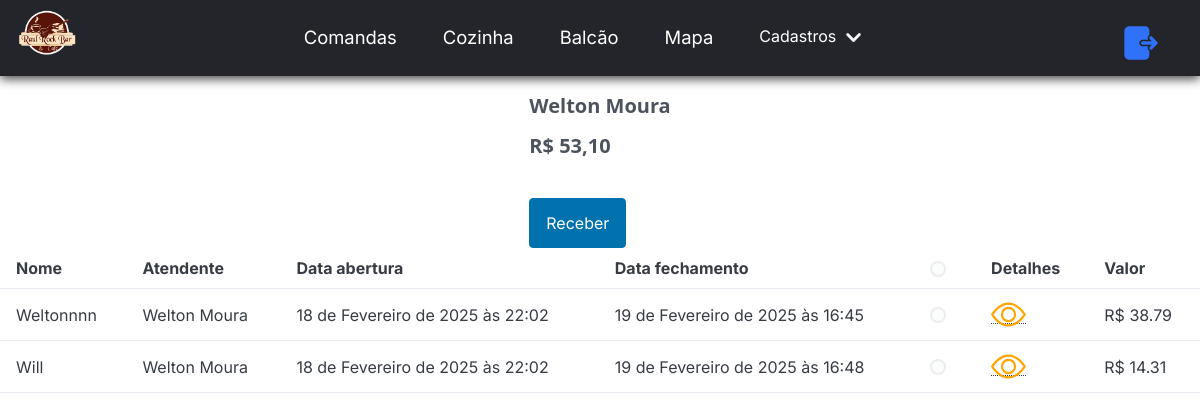
Page /clients/viewClient/3 on the earlier database version.
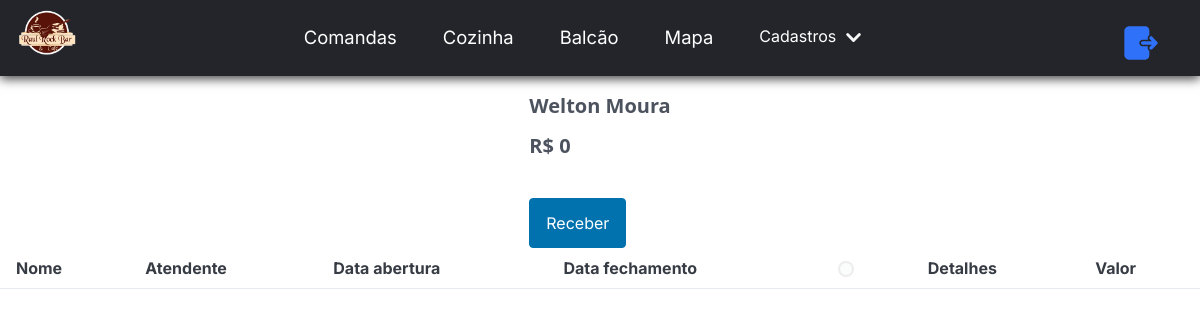
Same page on the later database version.
### clients/models.py (models this page shows, shortened)
class Client(models.Model):
    id = models.AutoField(primary_key=True)
    name = models.CharField(max_length=255)
    debt = models.DecimalField(max_digits=10, decimal_places=2)
    created_at = models.DateTimeField(auto_now_add=True)
    active = models.BooleanField(default=True)
    contact = models.CharField(max_length=255, null=True, blank=True)

### comandas/models.py (models this page shows, shortened)
class Comanda(models.Model):
    id = models.AutoField(primary_key=True)
    mesa = models.ForeignKey(Mesa, on_delete=models.CASCADE)
    user = models.ForeignKey(User, on_delete=models.CASCADE, null=False, blank=True)
    type_pay = models.ForeignKey(TypePay, on_delete=models.SET_NULL, null=True)
    dt_open = models.DateTimeField(auto_now_add=True)
    dt_close = models.DateTimeField(null=True, blank=True)
    client = models.ForeignKey(Client, on_delete=models.SET_NULL, null=True, blank=True)
    name = models.CharField(max_length=255)
    status = models.CharField(max_length=255, default="OPEN")

class ProductComanda(models.Model):
    id = models.AutoField(primary_key=True)
    comanda = models.ForeignKey(Comanda, on_delete=models.CASCADE)
    data_time = models.DateTimeField(auto_now_add=True)
    product = models.ForeignKey(Product, on_delete=models.PROTECT)
    applicant = models.CharField(max_length=255, null=True, blank=True)

### products/models.py (models this page shows, shortened)
class Product(models.Model):
    id = models.AutoField(primary_key=True)
    name = models.CharField(max_length=100)
    description = models.TextField(null=True, blank=True)
    image = models.ImageField(null=True, blank=True)
    price = models.DecimalField(max_digits=10, decimal_places=2)
    quantity = models.IntegerField(null=False, default=0)
    category = models.ForeignKey(Categories, on_delete=models.CASCADE)
    cuisine = models.BooleanField(default=False)
    active = models.BooleanField(default=True)

### payments/models.py (models this page shows, shortened)
class Payments(models.Model):
    id = models.AutoField(primary_key=True)
    value = models.DecimalField(max_digits=10, decimal_places=2)
    type_pay = models.ForeignKey(TypePay, on_delete=models.PROTECT)
    comanda = models.ForeignKey(Comanda, on_delete=models.PROTECT)
    client = models.ForeignKey(Client, null=True , on_delete=models.PROTECT)
    description = models.CharField(max_length=255)
    datetime = models.DateTimeField(auto_now_add=True)

### clients/views.py (the view)
# urls.py: path('viewClient/<int:clientId>', views.viewClient, name='viewClient'),
def viewClient(request,clientId):
    client = Client.objects.get(id=int(clientId))
    comandas = Comanda.objects.filter(client = client).filter(status = 'FIADO')
    total = Decimal(0)
    return render(request, 'viewclient.html', {'client': client, 'comandas': comandas})

### comandas/templatetags/custom_filter_tag.py (called while the page is built)
@register.filter(name='total')
def filter_total(value):
    config = {
        'taxa': False
    }
    id = value
    comanda_id = int(id)
    totalParcial = Decimal(0)
    comanda = Comanda.objects.get(id=comanda_id)
    consumo = ProductComanda.objects.filter(comanda=comanda_id)
    parcial = Payments.objects.filter(comanda=comanda)
    for p in parcial:
        totalParcial += p.value
    total = Decimal(0)
    for produto in consumo:
        total += produto.product.price
    taxa = round(total * Decimal(0.1), 2)
    total = (total + taxa) - totalParcial if config['taxa'] else total - totalParcial
    return f'R$ {total}'

@register.filter(name='totalFiado')
def viewClient(clientId):
    config = {
        'taxa': False
    }
    client = Client.objects.get(id=int(clientId))
    comandas = Comanda.objects.filter(client = client).filter(status = 'FIADO')
    total = Decimal(0)
    for comanda in comandas:
        totalConsumo = 0
        totalParcial = 0
        consumo = ProductComanda.objects.filter(comanda=comanda)
        parcial = Payments.objects.filter(comanda=comanda)
        for p in parcial:
            totalParcial += p.value
        for produto in consumo:
            totalConsumo += produto.product.price
        total+= (totalConsumo - totalParcial)
    total = total + round(total * Decimal(0.1), 2) if config['taxa'] else total
    return total

@register.filter(name='groupUser')
def has_group(user, group_name):
    return user.groups.filter(name=group_name).exists()

### clients/templates/viewclient.html (shortened to what this page needs)
{% extends "base.html" %}
{% load static %}
{% load custom_filter_tag %}
{% block 'head' %}
<link rel="stylesheet" href="{% static 'comandas/css/comandas.css' %}">
{% endblock %}
{% block 'body' %}
<body>
  <div style="justify-self: center;">
   <h4>{{client.name}}</h4>
   <h4>R$ {{client.id | totalFiado}}</h4><br>
   <button id="btn-fechar-comandas" class="btn-fechar" onclick="enviarComandasSelecionadas()">
        Receber
    </button>
  </div>
    <div class=" ">
<table>
    <tr>
        <th style="text-align: left;"><b>Nome</b></th>
        <th style="text-align: left;"><b>Atendente</b></th>
        <th style="text-align: left;"><b>Data abertura</b></th>
        <th style="text-align: left;"><b>Data fechamento</b></th>
        <th style="text-align: left;"><b><input id="selectAll" name="selectAll" type="checkbox"></b></th>
        <th style="text-align: left;"><b>Detalhes</b></th>
        <th style="text-align: left;"><b>Valor</b></th>
      </tr>
    {% for comanda in comandas %}
    <tr>
        <td>{{comanda.name}}</td>
        <td>{{comanda.user.first_name}} {{comanda.user.last_name}}</td>
        <td>{{comanda.dt_open}}</td>
        <td>{{comanda.dt_close}}</td>
        <td><input id="{{comanda.id}}" name="{{comanda.id}}" type="checkbox"></td>
        <td>
            <span data-tooltip="Visualizar Comanda" data-flow="top">
                <a href="{% url 'viewcomanda' %}?parametro={{ comanda.id }}">
                    <img
                        src="{% static 'midia/icons/view.svg' %}"
                        style="height: 35px; cursor: pointer;">
                </a>
            </span>
        </td>
        <td>
            {{ comanda.id | total }}
        </td>
        </tr>
    {% endfor %}
</table>
  </div>
</body>
{% endblock %}

### templates/base.html (shortened to what this page needs)
{% load static %}
{% load custom_filter_tag %}
<!DOCTYPE html>
<html lang="pt-BR" id="all">
<head>
    {% load pwa %}
    <link rel="stylesheet" href="{% static 'pico.css' %}">
    <link rel="stylesheet" href="{% static 'base.css' %}">
    {% block 'head' %}
    {% endblock  %}
</head>
<div>
    <header class="p-header">
        <nav class="nav-bar">
            <div class="logo">
                <h1>
                     <img src="{% static 'midia/logo.png'  %}" width="60">
                </h1>
            </div>
            <div class="nav-list">
                <ul>
                    <li class="nav-item"><a href="{% url 'comandas' %}" class="nav-link">Comandas</a></li>
                    <li class="nav-item"><a href="{% url 'pedidos' %}" class="nav-link">Cozinha</a></li>
                    <li class="nav-item"><a href="{% url 'viewBalcao' %}" class="nav-link">Balcão</a></li>
                    <li class="nav-item"><a href="{% url 'mapMesas' %}" class="nav-link">Mapa</a></li>
                    <div class="dropdown">
                        <li class="nav-item">Cadastros<img  class="img-drop" src="{% static 'midia/icons/down.svg' %}"></li>
                      </div>
                </ul>
            </div>
            <div class="logout-button">
                <a href="{% url 'logout' %}" style="width: 50px;"><img src="{% static 'midia/icons/logout.svg'  %}" style="width: 40px;"></a>
            </div>
        </nav>
    </header>
</div>
<br>
<body>
    {% block 'body' %}
    {% endblock  %}
</body>
<link rel="stylesheet" href="https://cdnjs.cloudflare.com/ajax/libs/font-awesome/5.15.4/css/all.min.css">
<link href="https://cdn.jsdelivr.net/npm/sweetalert2@11/dist/sweetalert2.min.css" rel="stylesheet">
<footer>
</footer>
</html>

### templates/static/base.css (style rules this page uses)
:root { --main-gradient: linear-gradient(145deg, #1E2A3B, #2C3E50); --pico-modal-overlay-background-color: rgba(8, 9, 10, 0.75); --pico-font-family-emoji: "Apple Color Emoji", "Segoe UI Emoji", "Segoe UI Symbol", "Noto Color Emoji"; --pico-font-family-sans-serif: system-ui, "Segoe UI", Roboto, Oxygen, Ubuntu, Cantarell, Helvetica, Arial, "Helvetica Neue", sans-serif, var(--pico-font-family-emoji); --pico-font-family-monospace: ui-monospace, SFMono-Regular, "SF Mono", Menlo, Consolas, "Liberation Mono", monospace, var(--pico-font-family-emoji); --pico-font-family: var(--pico-font-family-sans-serif); --pico-line-height: 1.5; --pico-font-weight: 400; --pico-font-size: 100%; --pico-text-underline-offset: 0.1rem; --pico-border-radius: 0.25rem; --pico-border-width: 0.0625rem; --pico-outline-width: 0.125rem; --pico-transition: 0.2s ease-in-out; --pico-spacing: 1rem; --pico-typography-spacing-vertical: 1rem; --pico-block-spacing-vertical: var(--pico-spacing); --pico-block-spacing-horizontal: var(--pico-spacing); --pico-grid-column-gap: var(--pico-spacing); --pico-grid-row-gap: var(--pico-spacing); --pico-form-element-spacing-vertical: 0.75rem; --pico-form-element-spacing-horizontal: 1rem; --pico-group-box-shadow: 0 0 0 rgba(0, 0, 0, 0); --pico-group-box-shadow-focus-with-button: 0 0 0 var(--pico-outline-width) var(--pico-primary-focus); --pico-group-box-shadow-focus-with-input: 0 0 0 0.0625rem var(--pico-form-element-border-color); --pico-modal-overlay-backdrop-filter: blur(0.375rem); --pico-nav-element-spacing-vertical: 1rem; --pico-nav-element-spacing-horizontal: 0.5rem; --pico-nav-link-spacing-vertical: 0.5rem; --pico-nav-link-spacing-horizontal: 0.5rem; --pico-nav-breadcrumb-divider: ">"; }
body { margin: 70px 0px 0px 0px; }
h1 { text-align: center; }
input, textarea, select { width: 95%; max-width: 95%; max-height: 300px; margin-top: 5px; border-radius: 8px; border: 1px solid #cccccc52; }
* { padding: 0; margin: 0; font-family: 'Inter', sans-serif; }
.p-header { background-color: #24252a; box-shadow: 0px 3px 10px #464646; position: fixed; top: 0; width: 100%; z-index: 100; }
.nav-bar { display: flex; justify-content: space-between; padding: 0.1rem 1rem; }
.logo { display: flex; margin-top: 5px; align-items: center; }
.nav-list { display: flex; align-items: center; }
.nav-list ul { display: flex; justify-content: space-between; list-style: none; }
.nav-item { margin: 0 15px; }
.nav-link { text-decoration: none; font-size: 1.15rem; color: #fff; font-weight: 400; }
.logout-button { display: grid; align-items: center; grid-template-columns: repeat(2, 0.5fr); border: none; border-radius: 5px; margin-top: 10px; gap: 10px; }
.dropdown { position: relative; display: inline-block; color: #fff; cursor: pointer; transition: display 0.9s, animation 0.9s; }
.img-drop { width: 35px; transition: transform 0.3s ease-in-out; }

Differences in the rows shown:
no longer on this page (row edited): Comanda: name "Weltonnnn", user.first_name "Welton", user.last_name "Moura", dt_open "18 de Fevereiro de 2025 às 22:02", dt_close "19 de Fevereiro de 2025 às 16:45", id|total "R$ 38.79"
no longer on this page (row edited): Comanda: name "Will", user.first_name "Welton", user.last_name "Moura", dt_open "18 de Fevereiro de 2025 às 22:02", dt_close "19 de Fevereiro de 2025 às 16:48", id|total "R$ 14.31"
computed for Client "Welton Moura": id|totalFiado "53,10" → "0"
